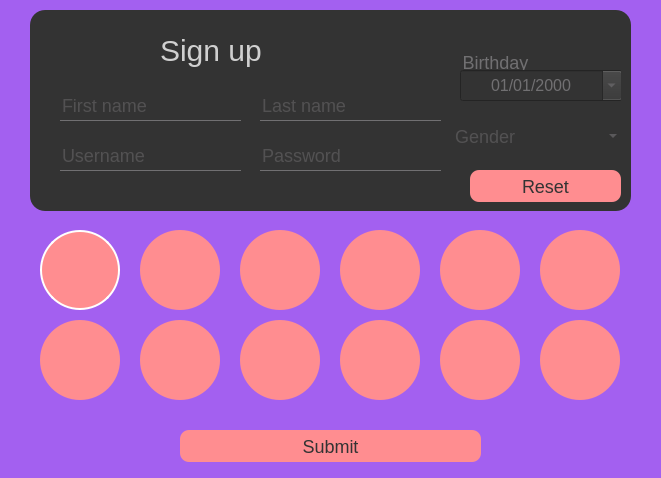
<?xml version="1.0" encoding="UTF-8"?>
<ui version="4.0">
 <class>NewUserWindow</class>
 <widget class="QWidget" name="NewUserWindow">
  <property name="geometry">
   <rect>
    <x>0</x>
    <y>0</y>
    <width>661</width>
    <height>478</height>
   </rect>
  </property>
  <property name="windowTitle">
   <string>Form</string>
  </property>
  <property name="styleSheet">
   <string notr="true">*{
font-size:18px;
color:rgb(208, 208, 208);
background:rgb(163, 96, 240);
}

QLabel
{
font-size: 30px;
}

#errorMessageLabel
{
background:transparent;
color: rgb(255, 0, 0);
font-size: 16px;
}

QFrame
{
background:#333;
border-radius: 15px;
}

QPushButton
{
border: 1px rgb(255, 141, 144);
background:rgb(255, 141, 144);
border-radius:9px;
color: #333;
}
QPushButton:hover:!pressed
{
border: 1px rgba(255, 138, 145, 123);
background:rgba(255, 138, 145, 123);
border-radius:9px;
color: #333;
}

QLineEdit
{
background:transparent;
border:none;
color:#717072;
border-bottom:1px solid #717072;
}

#errorLineEdit
{
background:transparent;
border:none;
color:red;
}

QDateEdit
{
background: #333;
font-size: 16px;
color:#717072;
}

QGroupBox
{
background: transparent;
border:none;
color:#717072;
}

QComboBox
{
background: transparent;
border:none;
color:#717072;
}</string>
  </property>
  <widget class="QFrame" name="frame">
   <property name="geometry">
    <rect>
     <x>30</x>
     <y>10</y>
     <width>601</width>
     <height>201</height>
    </rect>
   </property>
   <property name="frameShape">
    <enum>QFrame::StyledPanel</enum>
   </property>
   <property name="frameShadow">
    <enum>QFrame::Raised</enum>
   </property>
   <widget class="QLineEdit" name="firstNameEdit">
    <property name="geometry">
     <rect>
      <x>30</x>
      <y>80</y>
      <width>181</width>
      <height>31</height>
     </rect>
    </property>
    <property name="placeholderText">
     <string>First name</string>
    </property>
   </widget>
   <widget class="QLineEdit" name="lastNameEdit">
    <property name="geometry">
     <rect>
      <x>230</x>
      <y>80</y>
      <width>181</width>
      <height>31</height>
     </rect>
    </property>
    <property name="placeholderText">
     <string>Last name</string>
    </property>
   </widget>
   <widget class="QLineEdit" name="usernameEdit">
    <property name="geometry">
     <rect>
      <x>30</x>
      <y>130</y>
      <width>181</width>
      <height>31</height>
     </rect>
    </property>
    <property name="placeholderText">
     <string>Username</string>
    </property>
   </widget>
   <widget class="QLineEdit" name="passwordEdit">
    <property name="geometry">
     <rect>
      <x>230</x>
      <y>130</y>
      <width>181</width>
      <height>31</height>
     </rect>
    </property>
    <property name="echoMode">
     <enum>QLineEdit::Password</enum>
    </property>
    <property name="placeholderText">
     <string>Password</string>
    </property>
   </widget>
   <widget class="QGroupBox" name="birthdayBox">
    <property name="geometry">
     <rect>
      <x>430</x>
      <y>40</y>
      <width>161</width>
      <height>51</height>
     </rect>
    </property>
    <property name="title">
     <string>Birthday</string>
    </property>
    <widget class="QDateEdit" name="birthdayEdit">
     <property name="geometry">
      <rect>
       <x>0</x>
       <y>20</y>
       <width>163</width>
       <height>31</height>
      </rect>
     </property>
     <property name="sizePolicy">
      <sizepolicy hsizetype="Minimum" vsizetype="Fixed">
       <horstretch>0</horstretch>
       <verstretch>0</verstretch>
      </sizepolicy>
     </property>
     <property name="frame">
      <bool>true</bool>
     </property>
     <property name="alignment">
      <set>Qt::AlignCenter</set>
     </property>
     <property name="showGroupSeparator" stdset="0">
      <bool>false</bool>
     </property>
     <property name="displayFormat">
      <string>MM/dd/yyyy</string>
     </property>
     <property name="calendarPopup">
      <bool>true</bool>
     </property>
    </widget>
   </widget>
   <widget class="QComboBox" name="genderComboBox">
    <property name="geometry">
     <rect>
      <x>420</x>
      <y>110</y>
      <width>171</width>
      <height>32</height>
     </rect>
    </property>
    <property name="placeholderText">
     <string>Gender</string>
    </property>
    <property name="frame">
     <bool>true</bool>
    </property>
   </widget>
   <widget class="QLabel" name="label">
    <property name="geometry">
     <rect>
      <x>130</x>
      <y>20</y>
      <width>111</width>
      <height>41</height>
     </rect>
    </property>
    <property name="text">
     <string>Sign up</string>
    </property>
   </widget>
   <widget class="QPushButton" name="resetButton">
    <property name="geometry">
     <rect>
      <x>440</x>
      <y>160</y>
      <width>151</width>
      <height>32</height>
     </rect>
    </property>
    <property name="text">
     <string>Reset</string>
    </property>
   </widget>
   <widget class="QLineEdit" name="errorLineEdit">
    <property name="geometry">
     <rect>
      <x>10</x>
      <y>170</y>
      <width>421</width>
      <height>21</height>
     </rect>
    </property>
    <property name="text">
     <string/>
    </property>
    <property name="readOnly">
     <bool>true</bool>
    </property>
   </widget>
  </widget>
  <widget class="QGroupBox" name="iconBox">
   <property name="geometry">
    <rect>
     <x>10</x>
     <y>220</y>
     <width>641</width>
     <height>191</height>
    </rect>
   </property>
   <property name="styleSheet">
    <string notr="true">QPushButton
{
 background-color: rgb(255, 141, 144);
 border-radius:40px;
 max-width:80px;
 max-height:80px;
 min-width:80px;
 min-height:80px;
}

QPushButton:hover:!pressed
{
 background-color: rgb(255, 141, 144);
 border-width:2px;
 border-radius:40px;
 border-color: white;
 border-style:solid;
 max-width:80px;
 max-height:80px;
 min-width:80px;
 min-height:80px;
}

QPushButton:checked
{
 background-color: rgb(255, 141, 144);
 border-width:2px;
 border-radius:40px;
 border-color: white;
 border-style:solid;
 max-width:80px;
 max-height:80px;
 min-width:80px;
 min-height:80px;
}
</string>
   </property>
   <property name="title">
    <string/>
   </property>
   <widget class="QPushButton" name="icecreamIconButton">
    <property name="geometry">
     <rect>
      <x>30</x>
      <y>10</y>
      <width>80</width>
      <height>80</height>
     </rect>
    </property>
    <property name="text">
     <string/>
    </property>
    <property name="icon">
     <iconset resource="resource.qrc">
      <normaloff>:/images/images/ice-cream.png</normaloff>:/images/images/ice-cream.png</iconset>
    </property>
    <property name="iconSize">
     <size>
      <width>50</width>
      <height>50</height>
     </size>
    </property>
    <property name="checkable">
     <bool>true</bool>
    </property>
    <property name="checked">
     <bool>true</bool>
    </property>
    <property name="autoExclusive">
     <bool>true</bool>
    </property>
    <attribute name="buttonGroup">
     <string notr="true">userIconGroup</string>
    </attribute>
   </widget>
   <widget class="QPushButton" name="carIconButton">
    <property name="geometry">
     <rect>
      <x>130</x>
      <y>10</y>
      <width>80</width>
      <height>80</height>
     </rect>
    </property>
    <property name="text">
     <string/>
    </property>
    <property name="icon">
     <iconset resource="resource.qrc">
      <normaloff>:/images/images/car.png</normaloff>:/images/images/car.png</iconset>
    </property>
    <property name="iconSize">
     <size>
      <width>50</width>
      <height>50</height>
     </size>
    </property>
    <property name="checkable">
     <bool>true</bool>
    </property>
    <property name="autoExclusive">
     <bool>true</bool>
    </property>
    <attribute name="buttonGroup">
     <string notr="true">userIconGroup</string>
    </attribute>
   </widget>
   <widget class="QPushButton" name="dogIconButton">
    <property name="geometry">
     <rect>
      <x>230</x>
      <y>10</y>
      <width>80</width>
      <height>80</height>
     </rect>
    </property>
    <property name="text">
     <string/>
    </property>
    <property name="icon">
     <iconset resource="resource.qrc">
      <normaloff>:/images/images/dog.png</normaloff>:/images/images/dog.png</iconset>
    </property>
    <property name="iconSize">
     <size>
      <width>50</width>
      <height>50</height>
     </size>
    </property>
    <property name="checkable">
     <bool>true</bool>
    </property>
    <property name="autoExclusive">
     <bool>true</bool>
    </property>
    <attribute name="buttonGroup">
     <string notr="true">userIconGroup</string>
    </attribute>
   </widget>
   <widget class="QPushButton" name="moonIconButton">
    <property name="geometry">
     <rect>
      <x>330</x>
      <y>10</y>
      <width>80</width>
      <height>80</height>
     </rect>
    </property>
    <property name="text">
     <string/>
    </property>
    <property name="icon">
     <iconset resource="resource.qrc">
      <normaloff>:/images/images/moon.png</normaloff>:/images/images/moon.png</iconset>
    </property>
    <property name="iconSize">
     <size>
      <width>50</width>
      <height>50</height>
     </size>
    </property>
    <property name="checkable">
     <bool>true</bool>
    </property>
    <property name="autoExclusive">
     <bool>true</bool>
    </property>
    <attribute name="buttonGroup">
     <string notr="true">userIconGroup</string>
    </attribute>
   </widget>
   <widget class="QPushButton" name="planeIconButton">
    <property name="geometry">
     <rect>
      <x>430</x>
      <y>10</y>
      <width>80</width>
      <height>80</height>
     </rect>
    </property>
    <property name="text">
     <string/>
    </property>
    <property name="icon">
     <iconset resource="resource.qrc">
      <normaloff>:/images/images/plane.png</normaloff>:/images/images/plane.png</iconset>
    </property>
    <property name="iconSize">
     <size>
      <width>50</width>
      <height>50</height>
     </size>
    </property>
    <property name="checkable">
     <bool>true</bool>
    </property>
    <property name="autoExclusive">
     <bool>true</bool>
    </property>
    <attribute name="buttonGroup">
     <string notr="true">userIconGroup</string>
    </attribute>
   </widget>
   <widget class="QPushButton" name="sunIconButton">
    <property name="geometry">
     <rect>
      <x>530</x>
      <y>10</y>
      <width>80</width>
      <height>80</height>
     </rect>
    </property>
    <property name="text">
     <string/>
    </property>
    <property name="icon">
     <iconset resource="resource.qrc">
      <normaloff>:/images/images/sun.png</normaloff>:/images/images/sun.png</iconset>
    </property>
    <property name="iconSize">
     <size>
      <width>50</width>
      <height>50</height>
     </size>
    </property>
    <property name="checkable">
     <bool>true</bool>
    </property>
    <property name="autoExclusive">
     <bool>true</bool>
    </property>
    <attribute name="buttonGroup">
     <string notr="true">userIconGroup</string>
    </attribute>
   </widget>
   <widget class="QPushButton" name="treeIconButton">
    <property name="geometry">
     <rect>
      <x>30</x>
      <y>100</y>
      <width>80</width>
      <height>80</height>
     </rect>
    </property>
    <property name="text">
     <string/>
    </property>
    <property name="icon">
     <iconset resource="resource.qrc">
      <normaloff>:/images/images/tree.png</normaloff>:/images/images/tree.png</iconset>
    </property>
    <property name="iconSize">
     <size>
      <width>50</width>
      <height>50</height>
     </size>
    </property>
    <property name="checkable">
     <bool>true</bool>
    </property>
    <property name="autoExclusive">
     <bool>true</bool>
    </property>
    <attribute name="buttonGroup">
     <string notr="true">userIconGroup</string>
    </attribute>
   </widget>
   <widget class="QPushButton" name="catIconButton">
    <property name="geometry">
     <rect>
      <x>130</x>
      <y>100</y>
      <width>80</width>
      <height>80</height>
     </rect>
    </property>
    <property name="text">
     <string/>
    </property>
    <property name="icon">
     <iconset resource="resource.qrc">
      <normaloff>:/images/images/cat.png</normaloff>:/images/images/cat.png</iconset>
    </property>
    <property name="iconSize">
     <size>
      <width>50</width>
      <height>50</height>
     </size>
    </property>
    <property name="checkable">
     <bool>true</bool>
    </property>
    <property name="autoExclusive">
     <bool>true</bool>
    </property>
    <attribute name="buttonGroup">
     <string notr="true">userIconGroup</string>
    </attribute>
   </widget>
   <widget class="QPushButton" name="monsterIconButton">
    <property name="geometry">
     <rect>
      <x>230</x>
      <y>100</y>
      <width>80</width>
      <height>80</height>
     </rect>
    </property>
    <property name="text">
     <string/>
    </property>
    <property name="icon">
     <iconset resource="resource.qrc">
      <normaloff>:/images/images/monster.png</normaloff>:/images/images/monster.png</iconset>
    </property>
    <property name="iconSize">
     <size>
      <width>50</width>
      <height>50</height>
     </size>
    </property>
    <property name="checkable">
     <bool>true</bool>
    </property>
    <property name="autoExclusive">
     <bool>true</bool>
    </property>
    <attribute name="buttonGroup">
     <string notr="true">userIconGroup</string>
    </attribute>
   </widget>
   <widget class="QPushButton" name="heartIconButton">
    <property name="geometry">
     <rect>
      <x>330</x>
      <y>100</y>
      <width>80</width>
      <height>80</height>
     </rect>
    </property>
    <property name="text">
     <string/>
    </property>
    <property name="icon">
     <iconset resource="resource.qrc">
      <normaloff>:/images/images/heart.png</normaloff>:/images/images/heart.png</iconset>
    </property>
    <property name="iconSize">
     <size>
      <width>50</width>
      <height>50</height>
     </size>
    </property>
    <property name="checkable">
     <bool>true</bool>
    </property>
    <property name="autoExclusive">
     <bool>true</bool>
    </property>
    <attribute name="buttonGroup">
     <string notr="true">userIconGroup</string>
    </attribute>
   </widget>
   <widget class="QPushButton" name="starIconButton">
    <property name="geometry">
     <rect>
      <x>430</x>
      <y>100</y>
      <width>80</width>
      <height>80</height>
     </rect>
    </property>
    <property name="text">
     <string/>
    </property>
    <property name="icon">
     <iconset resource="resource.qrc">
      <normaloff>:/images/images/star.png</normaloff>:/images/images/star.png</iconset>
    </property>
    <property name="iconSize">
     <size>
      <width>50</width>
      <height>50</height>
     </size>
    </property>
    <property name="checkable">
     <bool>true</bool>
    </property>
    <property name="autoExclusive">
     <bool>true</bool>
    </property>
    <attribute name="buttonGroup">
     <string notr="true">userIconGroup</string>
    </attribute>
   </widget>
   <widget class="QPushButton" name="wheatIconButton">
    <property name="geometry">
     <rect>
      <x>530</x>
      <y>100</y>
      <width>80</width>
      <height>80</height>
     </rect>
    </property>
    <property name="text">
     <string/>
    </property>
    <property name="icon">
     <iconset resource="resource.qrc">
      <normaloff>:/images/images/wheat.png</normaloff>:/images/images/wheat.png</iconset>
    </property>
    <property name="iconSize">
     <size>
      <width>50</width>
      <height>50</height>
     </size>
    </property>
    <property name="checkable">
     <bool>true</bool>
    </property>
    <property name="autoExclusive">
     <bool>true</bool>
    </property>
    <property name="autoDefault">
     <bool>false</bool>
    </property>
    <attribute name="buttonGroup">
     <string notr="true">userIconGroup</string>
    </attribute>
   </widget>
  </widget>
  <widget class="QPushButton" name="submitButton">
   <property name="geometry">
    <rect>
     <x>180</x>
     <y>430</y>
     <width>301</width>
     <height>32</height>
    </rect>
   </property>
   <property name="text">
    <string>Submit</string>
   </property>
  </widget>
 </widget>
 <resources>
  <include location="resource.qrc"/>
 </resources>
 <connections/>
 <buttongroups>
  <buttongroup name="userIconGroup"/>
 </buttongroups>
</ui>
